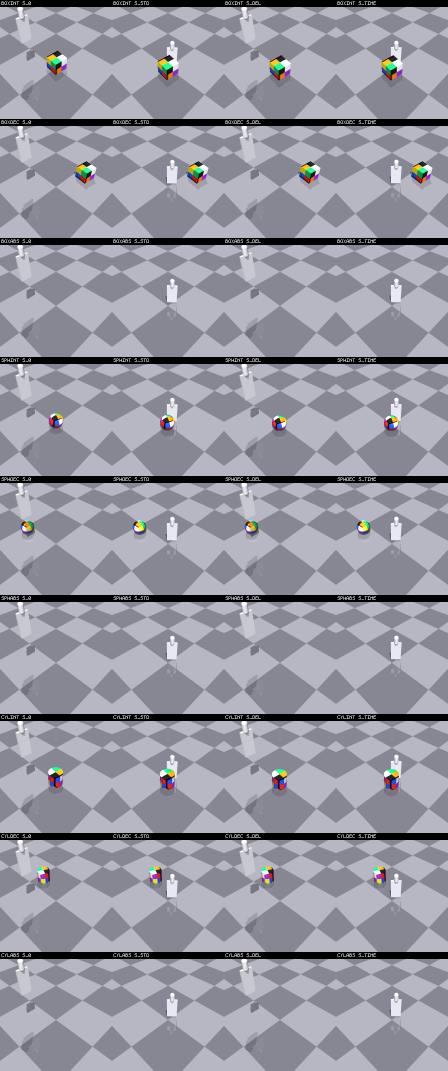
#> input picture results/contact_sheet/contact_sheet.png, 896 x 2142 px (shown at 1/2 size)
$ python paper_figures.py
#> lines starting #> are read from the running program, lines starting #| are printed output that depends on the picture
"""Generate the paper's pgfplots figures from the committed result records.

Every coordinate is read from results/*/ (the files analyze.py reads), so a
figure cannot disagree with the decision table.  Writes paper/figures/*.tex.

    python scripts/paper_figures.py
"""

from __future__ import annotations

import json
import sys
from pathlib import Path

import numpy as np

ROOT = Path(__file__).resolve().parents[1]
R = ROOT / "results"
OUT = ROOT / "paper" / "figures"
PRIOR = 0.25


def L(*p):
    return json.loads(R.joinpath(*p).read_text())


# [4 lines left out: function coords, not called in this run]


def friction():
    f = L("exp_f", "results.json")
    ks = f["multipliers"]
    s = []
    for v, style, lab in (("A-std", "blue, mark=square*", "Standard (A-std, $s_\\mathrm{std}$)"),
                          ("A-del", "red, mark=*", "OG-AF (A-del, $s_\\mathrm{del}$)")):
        pm = f["variants"][v]["per_multiplier"]
        pts = [(k, 100 * pm[f"{k:g}"]["point"] / PRIOR) for k in ks]
        err = [100 * (pm[f"{k:g}"]["ci_high"] - pm[f"{k:g}"]["ci_low"]) / 2 / PRIOR for k in ks]
        s.append(f"\\addplot+[{style}, error bars/.cd, y dir=both, y explicit] coordinates {{{coords(pts, err)}}};\n"
                 f"\\addlegendentry{{{lab}}}")
    return ("\\begin{tikzpicture}\\begin{axis}[width=\\linewidth, height=4.6cm, xmode=log, log basis x=2,\n"
            "  xlabel={object friction multiplier (trained at $\\times1$)}, ylabel={IDM error (\\% of prior)},\n"
            "  xtick={0.25,0.5,1,2,4}, xticklabels={0.25,0.5,1,2,4}, ymin=0, ymax=70, grid=major,\n"
            "  legend style={font=\\scriptsize, at={(0.98,0.10)}, anchor=south east}, tick label style={font=\\scriptsize},\n"
            "  label style={font=\\small}]\n"
            "\\draw[gray, dashed] (axis cs:1,0) -- (axis cs:1,70) node[pos=0.97, right, font=\\tiny] {trained};\n"
            + "\n".join(s) + "\n\\end{axis}\\end{tikzpicture}\n")


# [33 lines left out: functions resolution, h2, not called in this run]


def conditions_png():
    """Method figure: the box rows (INTERACT, DECOY, ABSENT) of the committed
    contact sheet -- real renders at s_0, s_std, s_del, s_time."""
    import imageio.v2 as imageio

    src = R / "contact_sheet" / "contact_sheet.png"
    img = imageio.imread(src)
#> img is the input picture: shape (2142, 896, 3); mean R, G, B 150.8, 150.8, 162
    row = img.shape[0] // 9                     # 3 geometries x 3 conditions
#> row = 238
    bar = 14                                    # renderer's text label strip, illegible in print
    rows = [img[i * row + bar:(i + 1) * row] for i in range(3)]
#> rows = 3 items
    gap = np.full((4, img.shape[1], img.shape[2]), 255, dtype=img.dtype)
    imageio.imwrite(OUT / "conditions.png", np.concatenate([rows[0], gap, rows[1], gap, rows[2]]))
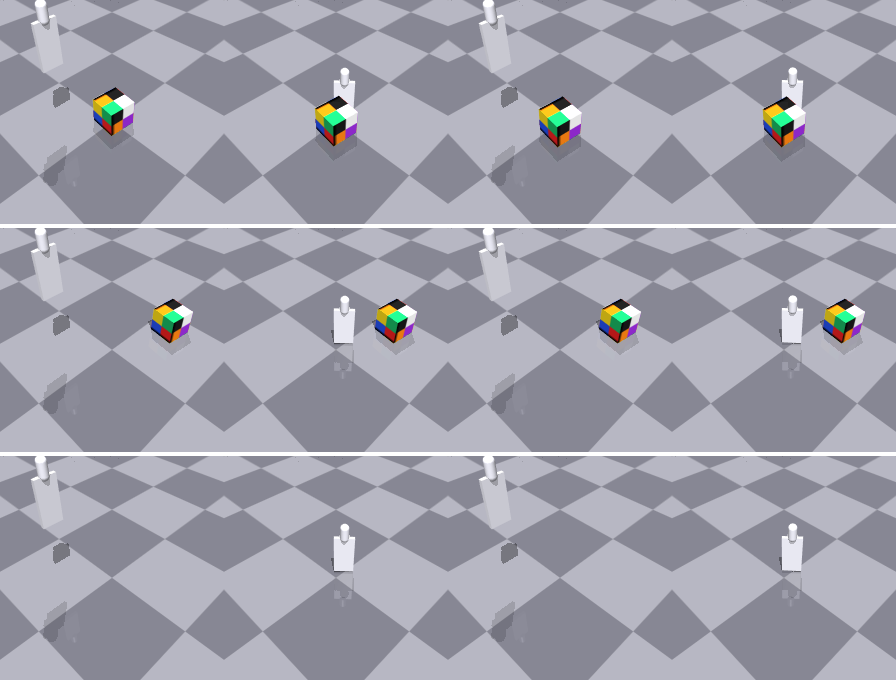
#> saved as conditions.png: shape (680, 896, 3); mean R, G, B 160.3, 160.4, 171.8
    print("wrote paper/figures/conditions.png")


# [15 lines left out: function h2_cis, not called in this run]


def main() -> int:
    OUT.mkdir(parents=True, exist_ok=True)
    conditions_png()
    for name, fn in (("friction", friction), ("resolution", resolution), ("h2", h2)):
        (OUT / f"{name}.tex").write_text("% GENERATED by scripts/paper_figures.py from results/ -- do not edit\n" + fn())
        print(f"wrote paper/figures/{name}.tex")
    return 0


if __name__ == "__main__":
#> (the run stopped early here; a loop or call above may not have finished)
